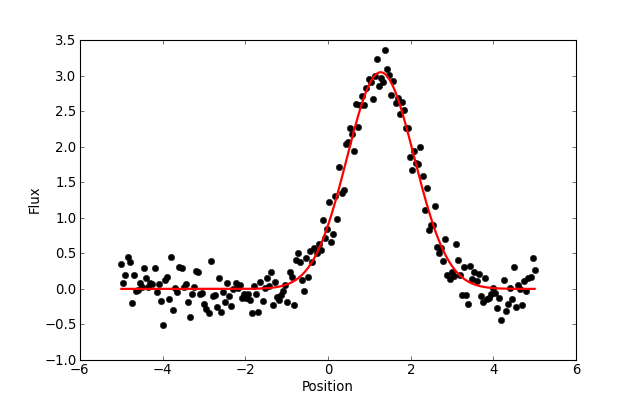

Python code for this plot:
import numpy as np
from astropy.modeling import models, fitting

# Generate fake data
np.random.seed(0)
x = np.linspace(-5., 5., 200)
y = 3 * np.exp(-0.5 * (x - 1.3)**2 / 0.8**2)
y += np.random.normal(0., 0.2, x.shape)

# Fit the data
g_init = models.Gaussian1D(amplitude=1., mean=0, stddev=1.)
f2 = fitting.NonLinearLSQFitter()
g = f2(g_init, x, y)

# Plot the results
plt.figure(figsize=(8,5))
plt.plot(x, y, 'ko')
plt.plot(x, g(x), 'r-', lw=2)
plt.xlabel('Position')
plt.ylabel('Flux')
